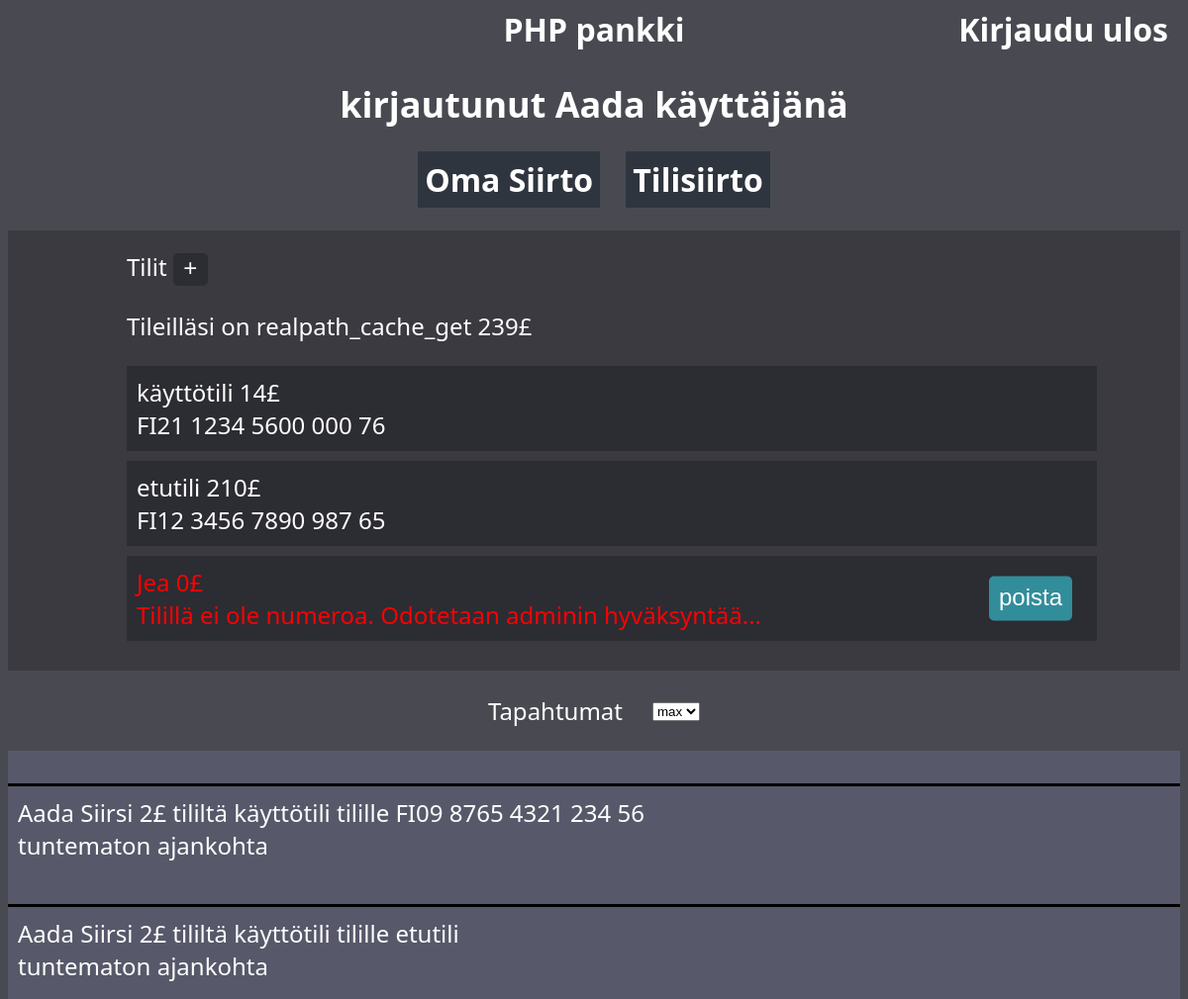
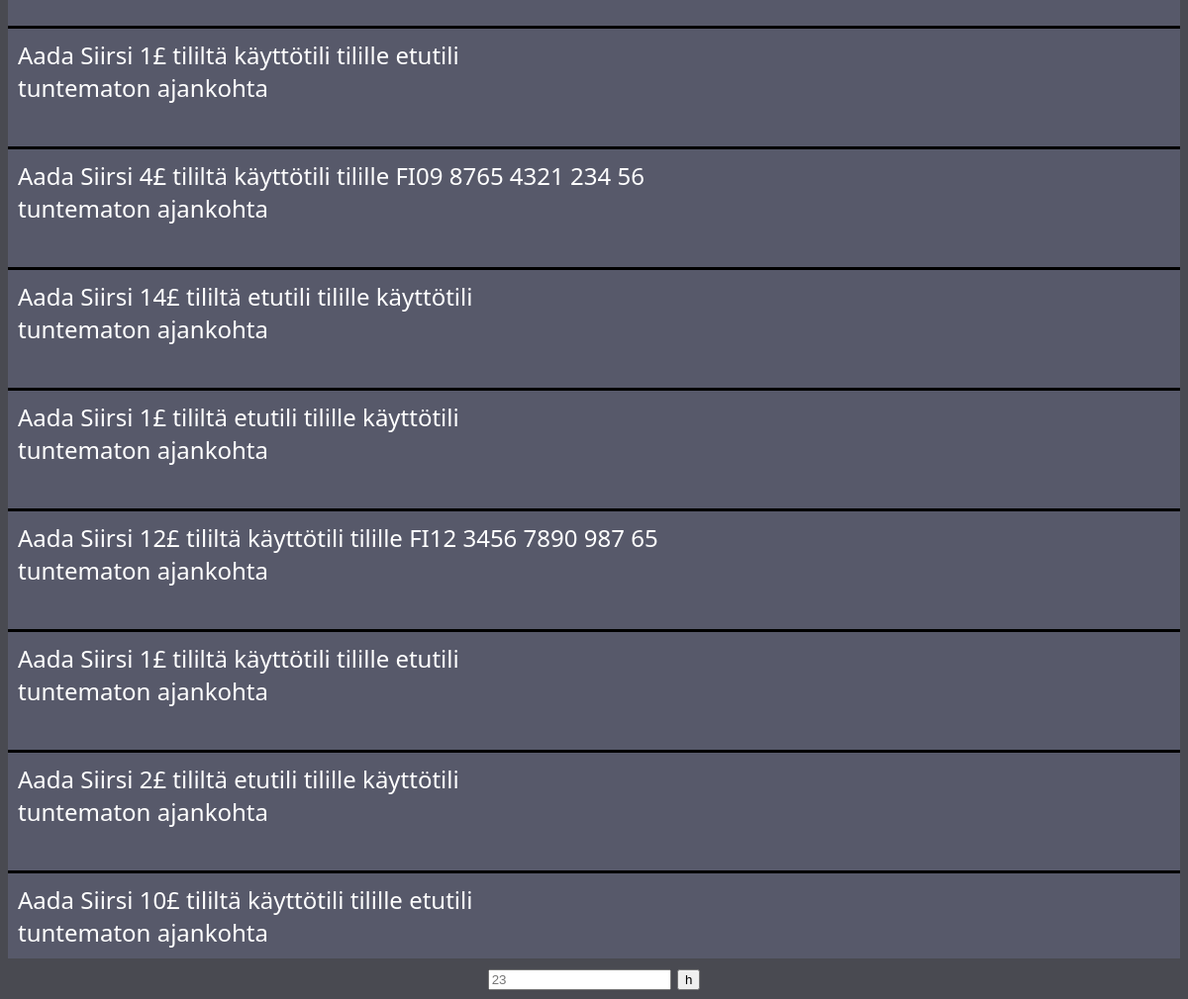
Page /sivut/index.php (signed in) on the committed database (2 pictures, top to bottom).
### tables this page shows
CREATE TABLE `tilit` (
  `tili_id` int(11) NOT NULL,
  `tilinimi` varchar(255) NOT NULL,
  `IBAN` varchar(30) NOT NULL,
  `kayttaja_id` int(11) NOT NULL,
  `amount` float NOT NULL
);

CREATE TABLE `tapahtumat` (
  `id` int(11) NOT NULL,
  `amount` int(11) NOT NULL,
  `sender_account_id` int(20) NOT NULL,
  `reciver_account_id` int(20) NOT NULL,
  `information` varchar(255) DEFAULT NULL,
  `date` datetime DEFAULT NULL
);

### sivut/index.php (the view, shortened to what this page needs)
<?php
include '../dbyhteys.php';
?>
<!DOCTYPE html>
<html lang="en">
<head>
    <link rel="stylesheet" href="../style.css">
</head>
<body>
<?php
    $userData = $conn->prepare(
        "SELECT id, nimi, varat, tili_id, tilinimi, amount, IBAN
        FROM kayttajat
        LEFT JOIN tilit
        ON kayttaja_id = id
        WHERE id = :id");
        $userData->execute(["id" => $_SESSION["user_id"]]);
        $userData = $userData->fetchAll();
        echo '<a href="index.php">PHP pankki</a>'.
        '<a id="logout" href="../logout.php">Kirjaudu ulos</a>';
    ?>
    <div id="container" class="<?php echo $userData==null ? 'hidden' : ''; ?>">
        <h2>kirjautunut <?php echo $_SESSION["nimi"] ?> käyttäjänä</h2>
        <div id="toiminnot">
            <a class="toiminto" href="omasiirto_sivu.php">Oma Siirto</a>
            <a class="toiminto" href="tilisiirto_sivu.php">Tilisiirto</a>
        </div>
        <div id="TilitBox">
            <div id="tilitOtsikkoWlisäys">Tilit
                <button
                    class="nappi1"
                    id="lisääTiliNappiPlus"
                    onClick="
                    $('#tilitForm, #lisääTiliNappiMiinus').css('display', 'inline-block');
                    $(this).css('display', 'none')"
                    > +
                </button>
            </div>
            <p>Tileilläsi on realpath_cache_get <?php echo $_SESSION["varat"] ?>£</p>
            <div id="Tilit">
                <?php foreach ($userData as $data)
                if ($data["tilinimi"])
                    echo "<div class='tili' onClick='window.location.href=`näytä_tili.php?tili_id=".$data["tili_id"]."`'>" .
                    $data["tilinimi"]. " " .
                    $data["amount"]."£<br>".
                    (!empty($data["IBAN"]) ? $data["IBAN"] : "Tilillä ei ole numeroa. Odotetaan adminin hyväksyntää...
                        <script>
                            document.querySelector('.tili:last-child').style.color = 'red';
                        </script>").
                    ($data["amount"] != 0 ? "" :
                        "<button id='uusiTiliPoista' onClick='event.stopPropagation(); window.location.href=`../posita_tili.php?tili_id=".$data["tili_id"]."`'>
                            poista
                        </button>").
                    "</div>";
                ?>
            </div>
        </div>
        <div id="TopTapahtumat">
            <p id="Tapahtumat_teksti">Tapahtumat</p>
            <form action="../fetch.php" method="POST" style="padding-top: 20px;">
                <select name="limit" id="Tapahtumat_valinta" onChange="this.form.submit()">
                    <option value="" selected>max</option>
                </select>
            </form>
        </div>
        <div id="Tapahtumat">
            <?php
                $tapahtumat = $conn->prepare(
                    "SELECT information, date
                    FROM tapahtumat
                    WHERE (reciver_account_id = :account_id OR sender_account_id = :account_id)
                    LIMIT :limit");
                    $tapahtumat->bindParam("limit", $_SESSION["limit"], PDO::PARAM_INT);
                    $tapahtumat->bindParam("account_id", $userData[0]["tili_id"], PDO::PARAM_INT);
                    $tapahtumat->execute();
                    $tapahtumat = $tapahtumat->fetchAll();
                if ($tapahtumat) {
                    foreach ($tapahtumat as $tapahtuma) {
                        if (!$tapahtuma["date"]) {
                            $tapahtuma["date"] = "ajankohta tuntematon";
                        }
                        echo "<div class='tapahtuma'>" .$tapahtuma["information"]. "<br>" . explode(" ", $tapahtuma["date"])[1]. " ". explode(" ", $tapahtuma["date"])[0]. "</div><br>";
                    }
                } else {
                    echo "<script>document.getElementById('Tapahtumat_teksti').style.display = 'none';</script>";
                }
            ?>
        </div>
    </div>
    <form method="POST" action="index.php">
        <input name="user_id" placeholder="<?php echo $_SESSION["user_id"] ?>">
        <button type="submit">h</button>
    </form>
</body>
</html>

### style.css (style rules this page uses)
body { text-align: center; background-color: #494a51; color: #fff; font-size: x-large; font-family: 'Segoe UI', Tahoma, Geneva, Verdana, sans-serif; }
a { color: #fff; text-decoration: none; font-size: xx-large; font-weight: bold; }
#logout { position: absolute; right: 20px; }
#TilitBox { text-align: left; padding-left: 10vw; background-color: #3a3a40; padding-block: 20px; }
.nappi1 { color: red; background-color: #2C2C33; color: #FFF; border: none; padding: 1px 9px 4px; width: 35px; border-radius: 5px; font-size: x-large; cursor: pointer; }
.tili { margin-block: 10px; background-color: #2c2c33; padding: 10px; width: 70vw; position: relative; padding-right: 130px; }
#uusiTiliPoista { position: absolute; right: 25px; top: 50%; transform: translateY(-50%); background-color: #328D9B; color: #FFFF; border: none; padding: 7px 10px 10px; font-size: x-large; cursor: pointer; border-radius: 5px; }
#toiminnot { margin-bottom: 30px; }
.toiminto { color: #FFF; background-color: #2f353e; text-decoration: none; padding: 7px; margin: 10px; }
#TopTapahtumat { display: inline-flex; gap: 30px; }
#Tapahtumat { display: flex; flex-direction: column-reverse; background-color: #57596a; text-align: left; }
.tapahtuma { border-top: solid 3px black; padding: 10px; }

### rows in the picture
tilit: tilinimi "käyttötili", amount "14", IBAN "FI21 1234 5600 000 76"
tilit: tilinimi "etutili", amount "210", IBAN "FI12 3456 7890 987 65"
tilit: tilinimi "Jea", amount "0", shows "Tilillä ei ole numeroa. Odotetaan adminin hyväksyntää..."
tapahtumat: information "Aada Siirsi 10£ tililtä käyttötili tilille etutili", date "tuntematon", date "ajankohta"
tapahtumat: information "Aada Siirsi 2£ tililtä etutili tilille käyttötili", date "tuntematon", date "ajankohta"
tapahtumat: information "Aada Siirsi 1£ tililtä käyttötili tilille etutili", date "tuntematon", date "ajankohta"
tapahtumat: information "Aada Siirsi 12£ tililtä käyttötili tilille FI12 3456 7890 987 65", date "tuntematon", date "ajankohta"
tapahtumat: information "Aada Siirsi 1£ tililtä etutili tilille käyttötili", date "tuntematon", date "ajankohta"
tapahtumat: information "Aada Siirsi 14£ tililtä etutili tilille käyttötili", date "tuntematon", date "ajankohta"
tapahtumat: information "Aada Siirsi 4£ tililtä käyttötili tilille FI09 8765 4321 234 56", date "tuntematon", date "ajankohta"
tapahtumat: date "tuntematon", date "ajankohta"
tapahtumat: information "Aada Siirsi 2£ tililtä käyttötili tilille etutili", date "tuntematon", date "ajankohta"
tapahtumat: information "Aada Siirsi 2£ tililtä käyttötili tilille FI09 8765 4321 234 56", date "tuntematon", date "ajankohta"

### other values in the picture
$_SESSION["nimi"] "Aada"
$_SESSION["varat"] "239"
